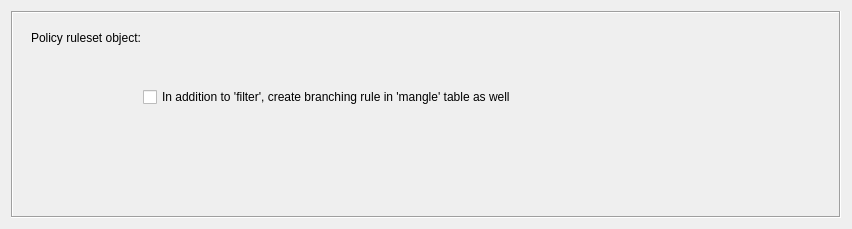
<?xml version="1.0" encoding="UTF-8"?>
<ui version="4.0">
 <class>ActionsDialog_q</class>
 <widget class="QWidget" name="ActionsDialog_q">
  <property name="geometry">
   <rect>
    <x>0</x>
    <y>0</y>
    <width>852</width>
    <height>229</height>
   </rect>
  </property>
  <property name="windowTitle">
   <string>Actions Dialog</string>
  </property>
  <layout class="QGridLayout" name="gridLayout">
   <item row="0" column="0">
    <widget class="QFrame" name="frame4">
     <property name="frameShape">
      <enum>QFrame::Box</enum>
     </property>
     <property name="frameShadow">
      <enum>QFrame::Sunken</enum>
     </property>
     <layout class="QGridLayout">
      <item row="0" column="0">
       <widget class="QStackedWidget" name="widgetStack">
        <property name="minimumSize">
         <size>
          <width>320</width>
          <height>0</height>
         </size>
        </property>
        <property name="frameShape">
         <enum>QFrame::NoFrame</enum>
        </property>
        <property name="frameShadow">
         <enum>QFrame::Plain</enum>
        </property>
        <property name="currentIndex">
         <number>5</number>
        </property>
        <widget class="QWidget" name="RejectPage">
         <layout class="QGridLayout">
          <property name="margin">
           <number>12</number>
          </property>
          <property name="spacing">
           <number>12</number>
          </property>
          <item row="1" column="0" colspan="3">
           <widget class="QLabel" name="textLabel3">
            <property name="text">
             <string>If rule action is 'Reject', this option defines firewall's reaction to the packet matching the rule</string>
            </property>
            <property name="alignment">
             <set>Qt::AlignVCenter</set>
            </property>
            <property name="wordWrap">
             <bool>true</bool>
            </property>
           </widget>
          </item>
          <item row="3" column="1">
           <spacer>
            <property name="orientation">
             <enum>Qt::Vertical</enum>
            </property>
            <property name="sizeType">
             <enum>QSizePolicy::MinimumExpanding</enum>
            </property>
            <property name="sizeHint" stdset="0">
             <size>
              <width>20</width>
              <height>0</height>
             </size>
            </property>
           </spacer>
          </item>
          <item row="2" column="1">
           <widget class="QComboBox" name="rejectvalue">
            <property name="minimumSize">
             <size>
              <width>300</width>
              <height>0</height>
             </size>
            </property>
           </widget>
          </item>
          <item row="2" column="0">
           <spacer>
            <property name="orientation">
             <enum>Qt::Horizontal</enum>
            </property>
            <property name="sizeType">
             <enum>QSizePolicy::MinimumExpanding</enum>
            </property>
            <property name="sizeHint" stdset="0">
             <size>
              <width>10</width>
              <height>20</height>
             </size>
            </property>
           </spacer>
          </item>
          <item row="2" column="2">
           <spacer>
            <property name="orientation">
             <enum>Qt::Horizontal</enum>
            </property>
            <property name="sizeType">
             <enum>QSizePolicy::MinimumExpanding</enum>
            </property>
            <property name="sizeHint" stdset="0">
             <size>
              <width>0</width>
              <height>20</height>
             </size>
            </property>
           </spacer>
          </item>
         </layout>
        </widget>
        <widget class="QWidget" name="NonePage">
         <layout class="QGridLayout">
          <property name="margin">
           <number>12</number>
          </property>
          <property name="spacing">
           <number>12</number>
          </property>
          <item row="0" column="0">
           <widget class="QLabel" name="textLabel5">
            <property name="text">
             <string>This action has no parameters.</string>
            </property>
            <property name="alignment">
             <set>Qt::AlignCenter</set>
            </property>
            <property name="wordWrap">
             <bool>true</bool>
            </property>
           </widget>
          </item>
         </layout>
        </widget>
        <widget class="QWidget" name="AccountingStrPage">
         <layout class="QGridLayout">
          <property name="margin">
           <number>12</number>
          </property>
          <property name="spacing">
           <number>12</number>
          </property>
          <item row="1" column="0">
           <widget class="QLabel" name="textLabel1_4">
            <property name="text">
             <string>Rule name for accounting. (white spaces and special characters are not allowed)</string>
            </property>
            <property name="alignment">
             <set>Qt::AlignVCenter</set>
            </property>
            <property name="wordWrap">
             <bool>true</bool>
            </property>
           </widget>
          </item>
          <item row="2" column="0">
           <widget class="QLineEdit" name="accountingvalue_str"/>
          </item>
          <item row="3" column="0">
           <spacer>
            <property name="orientation">
             <enum>Qt::Vertical</enum>
            </property>
            <property name="sizeType">
             <enum>QSizePolicy::MinimumExpanding</enum>
            </property>
            <property name="sizeHint" stdset="0">
             <size>
              <width>20</width>
              <height>0</height>
             </size>
            </property>
           </spacer>
          </item>
         </layout>
        </widget>
        <widget class="QWidget" name="CustomStrPage">
         <layout class="QVBoxLayout">
          <property name="spacing">
           <number>12</number>
          </property>
          <property name="margin">
           <number>12</number>
          </property>
          <item>
           <widget class="QLabel" name="textLabel1_2">
            <property name="text">
             <string>Custom string:</string>
            </property>
            <property name="wordWrap">
             <bool>false</bool>
            </property>
           </widget>
          </item>
          <item>
           <widget class="QLineEdit" name="custom_str"/>
          </item>
          <item>
           <spacer>
            <property name="orientation">
             <enum>Qt::Vertical</enum>
            </property>
            <property name="sizeType">
             <enum>QSizePolicy::MinimumExpanding</enum>
            </property>
            <property name="sizeHint" stdset="0">
             <size>
              <width>20</width>
              <height>0</height>
             </size>
            </property>
           </spacer>
          </item>
         </layout>
        </widget>
        <widget class="QWidget" name="PipeArgsIPFW">
         <layout class="QGridLayout">
          <property name="margin">
           <number>12</number>
          </property>
          <property name="spacing">
           <number>12</number>
          </property>
          <item row="1" column="0">
           <widget class="QLabel" name="textLabel2_2_2">
            <property name="text">
             <string>Divert socket port number:</string>
            </property>
            <property name="wordWrap">
             <bool>false</bool>
            </property>
           </widget>
          </item>
          <item row="1" column="2">
           <spacer>
            <property name="orientation">
             <enum>Qt::Horizontal</enum>
            </property>
            <property name="sizeType">
             <enum>QSizePolicy::Expanding</enum>
            </property>
            <property name="sizeHint" stdset="0">
             <size>
              <width>40</width>
              <height>20</height>
             </size>
            </property>
           </spacer>
          </item>
          <item row="1" column="1">
           <widget class="QSpinBox" name="divertPortNum">
            <property name="minimumSize">
             <size>
              <width>80</width>
              <height>0</height>
             </size>
            </property>
            <property name="maximum">
             <number>999999</number>
            </property>
           </widget>
          </item>
          <item row="2" column="0">
           <spacer>
            <property name="orientation">
             <enum>Qt::Vertical</enum>
            </property>
            <property name="sizeType">
             <enum>QSizePolicy::MinimumExpanding</enum>
            </property>
            <property name="sizeHint" stdset="0">
             <size>
              <width>20</width>
              <height>0</height>
             </size>
            </property>
           </spacer>
          </item>
         </layout>
        </widget>
        <widget class="QWidget" name="BranchChainPage">
         <layout class="QGridLayout">
          <property name="spacing">
           <number>12</number>
          </property>
          <item row="0" column="0" colspan="2">
           <widget class="QLabel" name="textLabel1_3">
            <property name="text">
             <string>Policy ruleset object:</string>
            </property>
            <property name="wordWrap">
             <bool>false</bool>
            </property>
           </widget>
          </item>
          <item row="1" column="0">
           <widget class="FWObjectDropArea" name="iptBranchDropArea" native="true">
            <property name="sizePolicy">
             <sizepolicy hsizetype="Fixed" vsizetype="Fixed">
              <horstretch>0</horstretch>
              <verstretch>0</verstretch>
             </sizepolicy>
            </property>
            <property name="minimumSize">
             <size>
              <width>100</width>
              <height>80</height>
             </size>
            </property>
            <property name="font">
             <font>
              <pointsize>9</pointsize>
             </font>
            </property>
           </widget>
          </item>
          <item row="1" column="1">
           <widget class="QCheckBox" name="ipt_branch_in_mangle">
            <property name="text">
             <string>In addition to 'filter', create branching rule in 'mangle' table as well</string>
            </property>
           </widget>
          </item>
          <item row="1" column="2">
           <spacer>
            <property name="orientation">
             <enum>Qt::Horizontal</enum>
            </property>
            <property name="sizeHint" stdset="0">
             <size>
              <width>41</width>
              <height>21</height>
             </size>
            </property>
           </spacer>
          </item>
          <item row="2" column="1">
           <spacer>
            <property name="orientation">
             <enum>Qt::Vertical</enum>
            </property>
            <property name="sizeType">
             <enum>QSizePolicy::MinimumExpanding</enum>
            </property>
            <property name="sizeHint" stdset="0">
             <size>
              <width>30</width>
              <height>20</height>
             </size>
            </property>
           </spacer>
          </item>
         </layout>
        </widget>
        <widget class="QWidget" name="BranchAnchorPage">
         <layout class="QGridLayout">
          <property name="spacing">
           <number>12</number>
          </property>
          <item row="0" column="0" colspan="2">
           <widget class="QLabel" name="textLabel2_4">
            <property name="text">
             <string>Policy rule set object:</string>
            </property>
            <property name="wordWrap">
             <bool>false</bool>
            </property>
           </widget>
          </item>
          <item row="1" column="0">
           <widget class="FWObjectDropArea" name="pfBranchDropArea" native="true">
            <property name="sizePolicy">
             <sizepolicy hsizetype="Fixed" vsizetype="Fixed">
              <horstretch>0</horstretch>
              <verstretch>0</verstretch>
             </sizepolicy>
            </property>
            <property name="minimumSize">
             <size>
              <width>100</width>
              <height>80</height>
             </size>
            </property>
            <property name="font">
             <font>
              <pointsize>9</pointsize>
             </font>
            </property>
           </widget>
          </item>
          <item row="1" column="1">
           <spacer>
            <property name="orientation">
             <enum>Qt::Horizontal</enum>
            </property>
            <property name="sizeHint" stdset="0">
             <size>
              <width>701</width>
              <height>64</height>
             </size>
            </property>
           </spacer>
          </item>
          <item row="2" column="0" colspan="2">
           <spacer>
            <property name="orientation">
             <enum>Qt::Vertical</enum>
            </property>
            <property name="sizeType">
             <enum>QSizePolicy::MinimumExpanding</enum>
            </property>
            <property name="sizeHint" stdset="0">
             <size>
              <width>20</width>
              <height>0</height>
             </size>
            </property>
           </spacer>
          </item>
         </layout>
        </widget>
        <widget class="QWidget" name="NATBranchPage">
         <layout class="QGridLayout" name="gridLayout_2">
          <property name="spacing">
           <number>12</number>
          </property>
          <item row="0" column="0" colspan="2">
           <widget class="QLabel" name="label_2">
            <property name="text">
             <string>NAT Rule set object:</string>
            </property>
           </widget>
          </item>
          <item row="1" column="0">
           <widget class="FWObjectDropArea" name="natBranchDropArea" native="true">
            <property name="sizePolicy">
             <sizepolicy hsizetype="Fixed" vsizetype="Fixed">
              <horstretch>0</horstretch>
              <verstretch>0</verstretch>
             </sizepolicy>
            </property>
            <property name="minimumSize">
             <size>
              <width>100</width>
              <height>80</height>
             </size>
            </property>
            <property name="maximumSize">
             <size>
              <width>100</width>
              <height>80</height>
             </size>
            </property>
           </widget>
          </item>
          <item row="1" column="1">
           <spacer name="horizontalSpacer">
            <property name="orientation">
             <enum>Qt::Horizontal</enum>
            </property>
            <property name="sizeHint" stdset="0">
             <size>
              <width>663</width>
              <height>20</height>
             </size>
            </property>
           </spacer>
          </item>
          <item row="2" column="1">
           <spacer name="verticalSpacer">
            <property name="orientation">
             <enum>Qt::Vertical</enum>
            </property>
            <property name="sizeHint" stdset="0">
             <size>
              <width>20</width>
              <height>33</height>
             </size>
            </property>
           </spacer>
          </item>
         </layout>
        </widget>
       </widget>
      </item>
     </layout>
    </widget>
   </item>
  </layout>
 </widget>
 <customwidgets>
  <customwidget>
   <class>FWObjectDropArea</class>
   <extends>QWidget</extends>
   <header>FWObjectDropArea.h</header>
   <container>1</container>
  </customwidget>
 </customwidgets>
 <resources>
  <include location="MainRes.qrc"/>
 </resources>
 <connections>
  <connection>
   <sender>rejectvalue</sender>
   <signal>activated(QString)</signal>
   <receiver>ActionsDialog_q</receiver>
   <slot>changed()</slot>
   <hints>
    <hint type="sourcelabel">
     <x>178</x>
     <y>240</y>
    </hint>
    <hint type="destinationlabel">
     <x>20</x>
     <y>20</y>
    </hint>
   </hints>
  </connection>
  <connection>
   <sender>ipt_branch_in_mangle</sender>
   <signal>toggled(bool)</signal>
   <receiver>ActionsDialog_q</receiver>
   <slot>changed()</slot>
   <hints>
    <hint type="sourcelabel">
     <x>45</x>
     <y>250</y>
    </hint>
    <hint type="destinationlabel">
     <x>20</x>
     <y>20</y>
    </hint>
   </hints>
  </connection>
  <connection>
   <sender>divertPortNum</sender>
   <signal>valueChanged(int)</signal>
   <receiver>ActionsDialog_q</receiver>
   <slot>changed()</slot>
   <hints>
    <hint type="sourcelabel">
     <x>225</x>
     <y>218</y>
    </hint>
    <hint type="destinationlabel">
     <x>20</x>
     <y>20</y>
    </hint>
   </hints>
  </connection>
  <connection>
   <sender>custom_str</sender>
   <signal>editingFinished()</signal>
   <receiver>ActionsDialog_q</receiver>
   <slot>changed()</slot>
   <hints>
    <hint type="sourcelabel">
     <x>46</x>
     <y>233</y>
    </hint>
    <hint type="destinationlabel">
     <x>20</x>
     <y>20</y>
    </hint>
   </hints>
  </connection>
  <connection>
   <sender>accountingvalue_str</sender>
   <signal>editingFinished()</signal>
   <receiver>ActionsDialog_q</receiver>
   <slot>changed()</slot>
   <hints>
    <hint type="sourcelabel">
     <x>46</x>
     <y>233</y>
    </hint>
    <hint type="destinationlabel">
     <x>20</x>
     <y>20</y>
    </hint>
   </hints>
  </connection>
 </connections>
 <slots>
  <slot>changed()</slot>
 </slots>
</ui>
